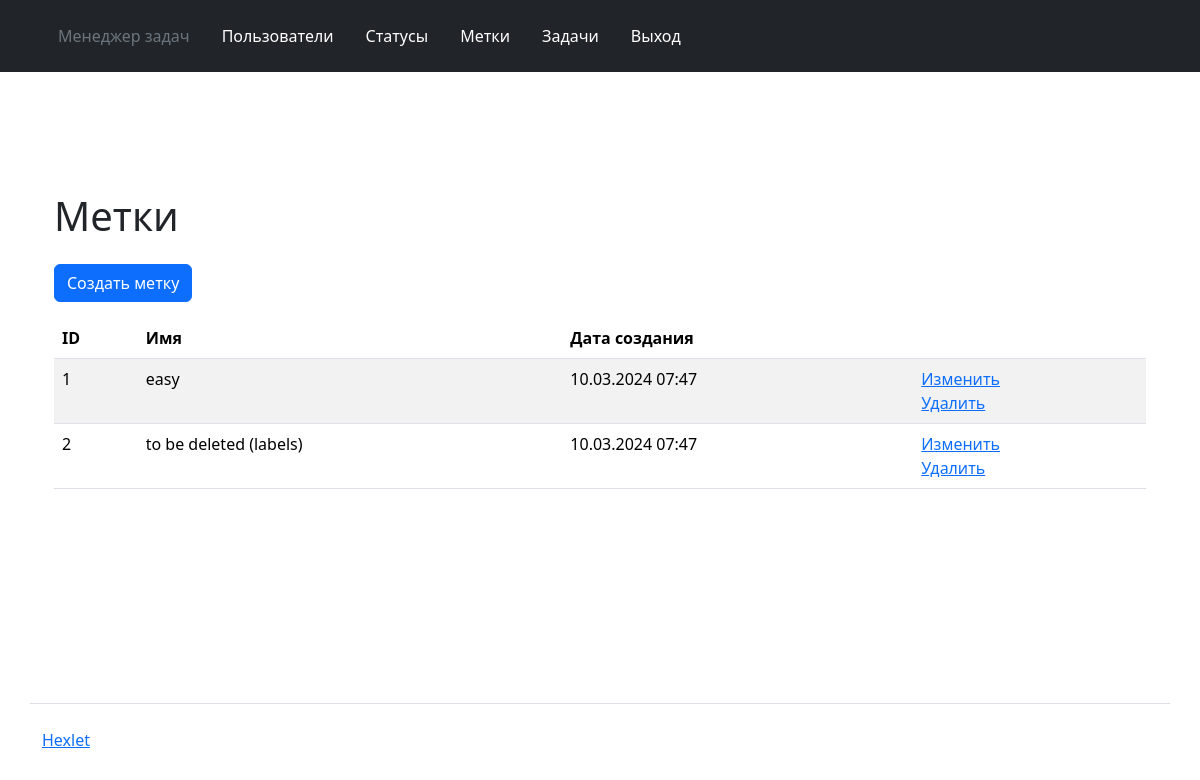
The page /labels/ (signed in) on the database as committed earlier.
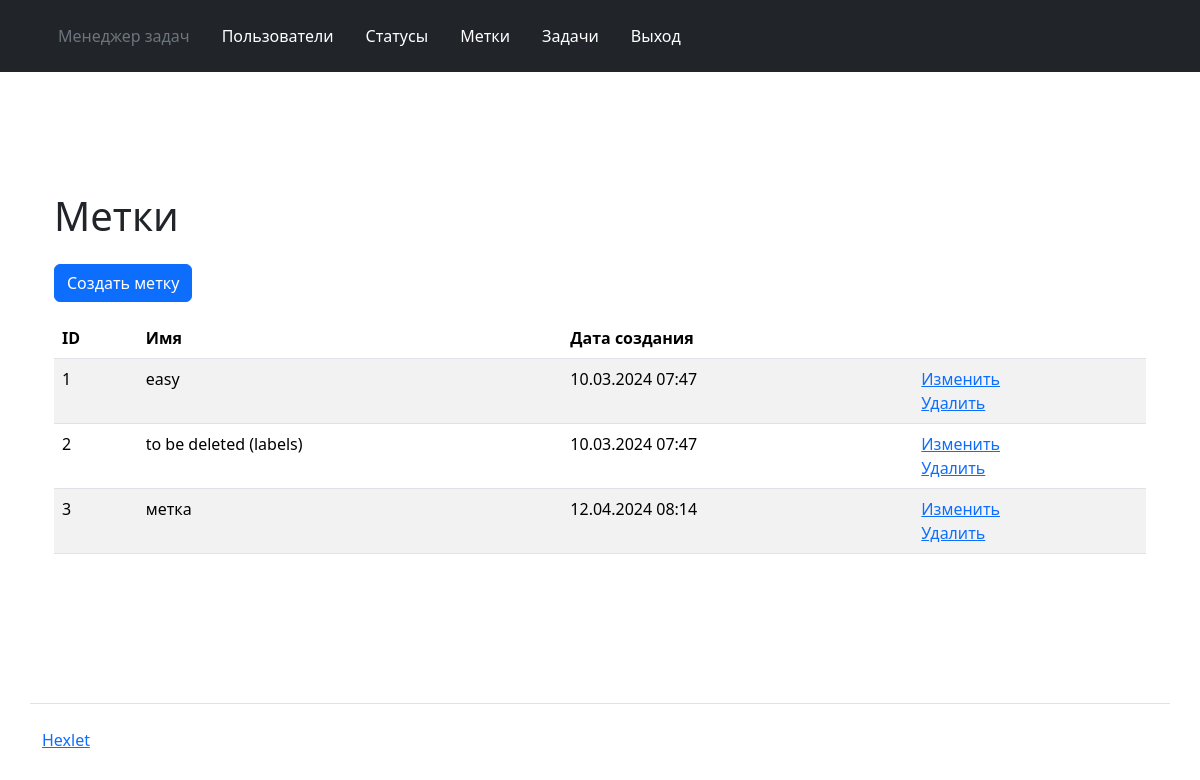
The same page on the database as committed later.
### task_manager/labels/models.py (models this page shows, shortened)
class Labels(models.Model):
    name = models.CharField(max_length=255, verbose_name=_('Name'))
    timestamp = models.DateTimeField("time_stamp", auto_now_add=True)

### task_manager/labels/views.py (the view)
# urls.py: path('', LabelView.as_view(), name='labels'),
class LabelView(CustomLoginRequiredMixin, ListView):
    model = Labels
    template_name = 'labels/labels.html'

### task_manager/templates/labels/labels.html (shortened to what this page needs)
{% extends 'layout.html' %}
{% load django_bootstrap5 %}
{% load i18n %}
{% block content %}
<div class="container wrapper flex-grow-1">
  <h1 class="my-4">
    {% trans "Labels" %}
  </h1>
  <a class="btn btn-primary mb-3" href="{% url 'label_create' %}">{% trans "Create label" %}</a>
  <table class="table table-striped">
    <thead>
      <tr>
        <th>ID</th>
        <th>{% trans "Name" %}</th>
        <th>{% trans "Creation date" %}</th>
        <th></th>
      </tr>
    </thead>
    <tbody>
      {% for labels_data in labels_list %}
      <tr>
        <td class="fw-normal">{{ labels_data.id }}</td>
        <td class="fw-normal">{{ labels_data.name}}</td>
        <td class="fw-normal">{{ labels_data.timestamp|date:"d.m.Y H:i"}}</td>
        <td>
          <a href="{% url 'label_update' labels_data.id %}">{% trans "Update" %} </a>
          <br>
          <a href="{% url 'label_delete' labels_data.id %}">{% trans "Delete" %} </a>
        </td>
      </tr>
      {% endfor %}
    </tbody>
  </table>
</div>
{% endblock %}

Rows that differ between the two databases and show on the page:
added Labels: id "3", name "метка", timestamp "12.04.2024 08:14"
